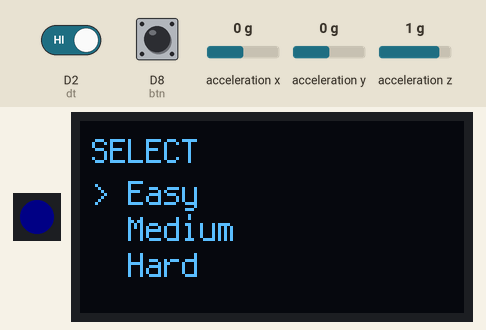
Recording of a program running on a simulated CircuitPython board. On the bench: 1 RGB LEDs in strip order, left to right, 128×64 one-colour display. The test bench sets the inputs (shaded band); at power-on: D8 (btn) HIGH, acceleration x 0 g, D2 (dt) HIGH, acceleration y 0 g, acceleration z 1 g. Dim RGB values are drawn brighter than linear; random numbers come from a fixed seed; what the program prints to the serial console is not drawn.

Above: at 1.2 s.
1.3 s: D8 (btn) pulled LOW for 0.15 s
At 2.5 s:
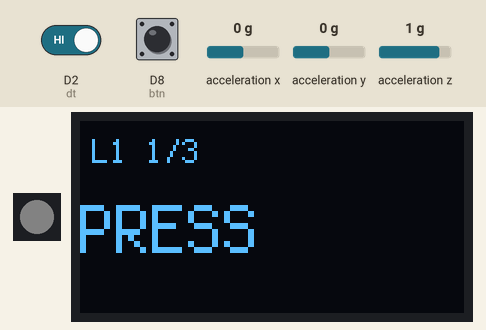
3.1 s: D8 (btn) pulled LOW for 1 s
At 4.9 s:
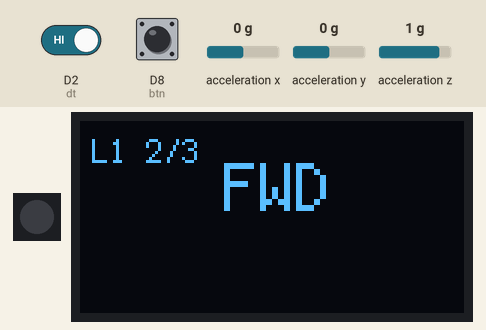
5.6 s: D8 (btn) pulled LOW for 3.2 s
At 9.3 s:
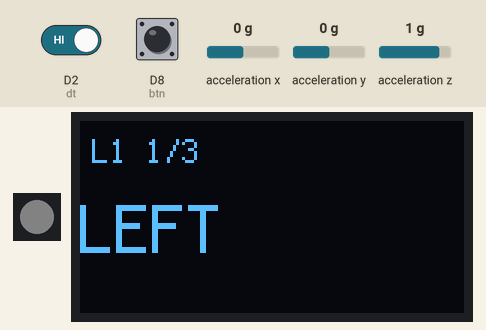
10.3 s: acceleration x set to -1.4 g
At 11.5 s:
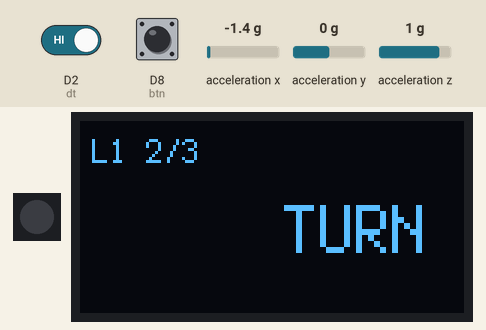
12.0 s: D2 (dt) driven LOW and D8 (btn) driven LOW
15.0 s: acceleration x set to 0.8 g
At 17.2 s:
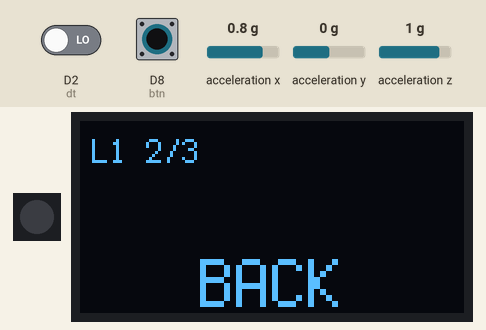
Timing chart, 0 to 28.2 s (numbered marks = the images above; inputs shaded):
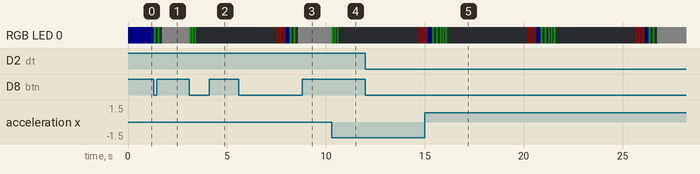

The program:

code.py
```python
# code.py

import time
from i2c_bus import get_i2c
from display_manager import DisplayManager
from inputs import InputManager
from lights import LightsManager
from game_logic import Game
import config

i2c = get_i2c()

# 必须先初始化 inputs（ADXL345），再 OLED
inputs = InputManager(i2c)

display = DisplayManager(i2c)

lights = LightsManager()

game = Game(display, inputs, lights)

while True:
    now = time.monotonic()
    game.update(now)
    time.sleep(config.MAIN_LOOP_DELAY)
```

i2c_bus.py
```python
import board
import busio

_i2c = None

def get_i2c():
    """Create or return a shared I2C bus instance."""
    global _i2c
    if _i2c is None:
        _i2c = busio.I2C(board.SCL, board.SDA)
    return _i2c
```

display_manager.py
```python
import displayio
import terminalio
from adafruit_display_text import label
import i2cdisplaybus
import adafruit_displayio_ssd1306
import config

class DisplayManager:

    def __init__(self, i2c):
        # Initialize OLED display
        displayio.release_displays()
        bus = i2cdisplaybus.I2CDisplayBus(i2c, device_address=0x3C)

        self.display = adafruit_displayio_ssd1306.SSD1306(
            bus, width=128, height=64
        )
        self.root = displayio.Group()
        self.display.root_group = self.root

    # ----------- MENU SCREEN -----------
    def show_menu(self, diffs, index):
        g = displayio.Group()
        self.display.root_group = g

        g.append(label.Label(terminalio.FONT, text="SELECT", x=4, y=10))
        for i, d in enumerate(diffs):
            prefix = ">" if i == index else " "
            g.append(label.Label(terminalio.FONT, text=f"{prefix} {d['name']}", x=4, y=24 + 12*i))

    # ----------- GAME STEP DISPLAY -----------
    def show_level(self, level, step, total, action, text):
        g = displayio.Group()
        self.display.root_group = g

        g.append(label.Label(terminalio.FONT, text=f"L{level} {step+1}/{total}", x=4, y=10))

        x, y = self._place(action)
        g.append(label.Label(terminalio.FONT, text=text, scale=2, x=x, y=y))

    def _place(self, action):
        # Position text depending on action type
        if action == config.ACTION_TILT_FORWARD:
            return 48, 22
        if action == config.ACTION_TILT_BACKWARD:
            return 40, 54
        if action in (config.ACTION_TILT_LEFT, config.ACTION_PRESS):
            return 0, 36
        if action in (config.ACTION_TILT_RIGHT, config.ACTION_ROTATE):
            return 68, 36
        return 40, 36

    # ----------- GAME OVER SCREEN -----------
    def show_game_over(self, level):
        g = displayio.Group()
        self.display.root_group = g
        g.append(label.Label(terminalio.FONT, text="GAME OVER", scale=2, x=4, y=28))
        g.append(label.Label(terminalio.FONT, text=f"LVL {level}", x=36, y=52))

    # ----------- WIN SCREEN -----------
    def show_win(self):
        g = displayio.Group()
        self.display.root_group = g
        g.append(label.Label(terminalio.FONT, text="YOU WIN!", scale=2, x=12, y=28))
        g.append(label.Label(terminalio.FONT, text="Press to menu", x=10, y=50))
```

inputs.py
```python
# inputs.py

import time
import digitalio
import adafruit_adxl34x
import config

class InputManager:

    def __init__(self, i2c):
        # ---- Encoder ----
        self.clk = digitalio.DigitalInOut(config.ENCODER_CLK_PIN)
        self.clk.direction = digitalio.Direction.INPUT
        self.clk.pull = digitalio.Pull.UP

        self.dt = digitalio.DigitalInOut(config.ENCODER_DT_PIN)
        self.dt.direction = digitalio.Direction.INPUT
        self.dt.pull = digitalio.Pull.UP

        self.last_clk = self.clk.value
        self.last_turn_time = 0

        # 旋转检测：需要检测到完整的脉冲才算一次旋转
        self.rotation_confirmed = False

        # ---- Button ----
        self.btn = digitalio.DigitalInOut(config.ENCODER_SW_PIN)
        self.btn.direction = digitalio.Direction.INPUT
        self.btn.pull = digitalio.Pull.UP
        self.last_btn_time = 0

        # ---- Accelerometer ----
        self.accel = adafruit_adxl34x.ADXL345(i2c)

    # ---- ROTATE (improved detection) ----
    def get_turn(self):
        """
        改进的旋转检测：
        1. 检测CLK信号的完整变化（从HIGH到LOW或从LOW到HIGH）
        2. 验证DT信号确认旋转方向
        3. 添加防抖动延迟
        """
        clk = self.clk.value
        dt = self.dt.value

        # 检测CLK下降沿（从HIGH到LOW的转变）
        if clk != self.last_clk:
            if not clk:  # CLK从HIGH变为LOW
                # 检查DT状态来确认这是真实的旋转
                # 无论顺时针还是逆时针，只要转动就返回ROTATE
                if time.monotonic() - self.last_turn_time > 0.15:  # 增加防抖时间
                    self.last_turn_time = time.monotonic()
                    self.last_clk = clk
                    return config.ACTION_ROTATE

            self.last_clk = clk

        return None

    # ---- PRESS ----
    def get_press(self):
        if not self.btn.value:
            if time.monotonic() - self.last_btn_time > config.BUTTON_DEBOUNCE_DELAY:
                self.last_btn_time = time.monotonic()
                return config.ACTION_PRESS
        return None

    # ---- TILT detection ----
    def get_tilt(self):
        x, y, z = self.accel.acceleration

        if x > config.ACCEL_THRESHOLD:
            return config.ACTION_TILT_RIGHT
        if x < -config.ACCEL_THRESHOLD:
            return config.ACTION_TILT_LEFT
        if y > config.ACCEL_THRESHOLD:
            return config.ACTION_TILT_FORWARD
        if y < -config.ACCEL_THRESHOLD:
            return config.ACTION_TILT_BACKWARD
        return None
```

lights.py
```python
# lights.py
"""
NeoPixel 灯光管理
- 使用 config.NEOPIXEL_PIN / NEOPIXEL_NUM_PIXELS
- 提供简单的状态灯和事件效果（成功/失败/开始/通关）
"""

import time
import board
import neopixel
import config


class LightsManager:
    def __init__(self, brightness=0.2):
        """
        brightness: 整体亮度，0~1
        3.3V 供电时建议不要太高，0.2 左右就够亮了
        """
        self.pixels = neopixel.NeoPixel(
            config.NEOPIXEL_PIN,
            config.NEOPIXEL_NUM_PIXELS,
            brightness=brightness,
            auto_write=False,
        )

        # 胜利动画状态
        self.win_mode = False
        self.win_colors = [
            (80, 0, 0),    # 红
            (80, 40, 0),   # 橙
            (80, 80, 0),   # 黄
            (0, 80, 0),    # 绿
            (0, 40, 80),   # 青
            (0, 0, 80),    # 蓝
            (50, 0, 80),   # 紫
        ]
        self.win_color_index = 0
        self.win_last_change = 0
        self.win_change_interval = 0.15  # 每0.15秒换一个颜色

        self.off()

    # -----------------------------
    # 工具函数
    # -----------------------------
    def _fill(self, color):
        """填充所有像素为同一颜色并刷新"""
        for i in range(config.NEOPIXEL_NUM_PIXELS):
            self.pixels[i] = color
        self.pixels.show()

    def off(self):
        """关灯"""
        self.win_mode = False
        self._fill((0, 0, 0))

    # -----------------------------
    # 状态类效果（持续状态）
    # -----------------------------
    def set_idle(self):
        """待机/菜单状态，比如蓝色常亮"""
        self.win_mode = False
        self._fill((0, 0, 40))

    def set_playing(self):
        """游戏进行中，比如白色微亮"""
        self.win_mode = False
        self._fill((30, 30, 30))

    def set_warning(self):
        """时间快到了之类，可以用黄色提示"""
        self.win_mode = False
        self._fill((40, 40, 0))

    # -----------------------------
    # 事件类效果（短暂闪烁）
    # 会阻塞几十毫秒，用于反馈事件
    # -----------------------------
    def _flash(self, color, times=3, on_time=0.1, off_time=0.05):
        """通用闪烁函数"""
        for _ in range(times):
            self._fill(color)
            time.sleep(on_time)
            self.off()
            time.sleep(off_time)

    def game_start(self):
        """游戏开始时提示（绿色闪几下）"""
        self._flash((0, 50, 0), times=2, on_time=0.1, off_time=0.1)

    def success(self):
        """动作正确/过关：绿色闪烁"""
        self._flash((0, 80, 0), times=3, on_time=0.08, off_time=0.05)

    def failure(self):
        """动作错误/超时：红色闪烁"""
        self.win_mode = False
        self._flash((80, 0, 0), times=3, on_time=0.1, off_time=0.05)

    def win(self):
        """开始持续的胜利彩灯效果"""
        self.win_mode = True
        self.win_color_index = 0
        self.win_last_change = time.monotonic()
        # 立即显示第一个颜色
        self._fill(self.win_colors[0])

    def update(self, now):
        """
        需要在主循环中调用此方法来更新胜利动画
        now: 当前时间（time.monotonic()）
        """
        if not self.win_mode:
            return

        # 检查是否需要切换颜色
        if now - self.win_last_change >= self.win_change_interval:
            self.win_color_index = (self.win_color_index + 1) % len(self.win_colors)
            self._fill(self.win_colors[self.win_color_index])
            self.win_last_change = now
```

game_logic.py
```python
import time
import random
import config


class Game:
    def __init__(self, display, inputs, lights):
        # Core managers
        self.display = display
        self.inputs = inputs
        self.lights = lights

        # Global game state
        self.state = config.STATE_MENU
        self.diff = config.DEFAULT_DIFFICULTY_INDEX

        # Level / sequence state
        self.level = 1
        self.sequence = []
        self.step = 0
        self.time_per_step = 5.0
        self.deadline = 0.0

        # 初始显示菜单
        self.display.show_menu(config.DIFFICULTIES, self.diff)
        self.lights.set_idle()

    # ============================
    # Top-level state update
    # ============================
    def update(self, now):
        # 更新灯光动画（用于胜利彩灯效果）
        self.lights.update(now)

        if self.state == config.STATE_MENU:
            self.update_menu(now)
        elif self.state == config.STATE_PLAYING:
            self.update_play(now)
        elif self.state == config.STATE_GAME_OVER:
            self.update_game_over(now)
        elif self.state == config.STATE_WIN:
            self.update_win(now)

    # ============================
    # MENU
    # ============================
    def update_menu(self, now):
        # 旋钮切换难度
        if self.inputs.get_turn():
            self.diff = (self.diff + 1) % len(config.DIFFICULTIES)
            self.display.show_menu(config.DIFFICULTIES, self.diff)

        # 按下开始游戏
        if self.inputs.get_press():
            self.start_game()

    def start_game(self):
        self.level = 1
        self.lights.game_start()
        self.next_level()

    # ============================
    # Level / sequence helpers
    # ============================
    def next_level(self):
        # 按当前难度 + 关卡生成序列
        self.sequence = self._build_sequence_for_level()
        self.time_per_step = self._time_for_level()
        self.step = 0
        self.deadline = time.monotonic() + self.time_per_step

        self.state = config.STATE_PLAYING
        self.lights.set_playing()
        self.show_step()

    def _build_sequence_for_level(self):
        """随机生成动作序列，避免连续重复同一个倾斜。"""
        # 从配置中获取当前关卡的序列长度
        lengths = config.DIFFICULTIES[self.diff]["sequence_lengths"]
        length = lengths[self.level - 1]  # level是1-based，列表是0-based

        seq = []
        last_tilt = None

        for _ in range(length):
            a = random.choice(config.ACTIONS)

            # 避免连续两个相同的倾斜动作
            while a in config.TILT_ACTIONS and a == last_tilt:
                a = random.choice(config.ACTIONS)

            seq.append(a)
            if a in config.TILT_ACTIONS:
                last_tilt = a

        return seq

    def _time_for_level(self):
        """
        同一难度下：
        - level 越高，每一步时间越短
        - 在 time_start 和 time_end 之间线性递减
        """
        d = config.DIFFICULTIES[self.diff]
        start = d["time_start"]
        end = d["time_end"]

        # 线性插值：从第1关到第10关，时间从start线性减少到end
        progress = (self.level - 1) / (config.LEVEL_COUNT - 1)  # 0到1之间
        t = start - (start - end) * progress

        return t

    def show_step(self):
        action = self.sequence[self.step]
        text = config.ACTION_LABELS[action]
        # step 为 0-based，DisplayManager 内部会显示 step+1
        self.display.show_level(
            self.level,
            self.step,
            len(self.sequence),
            action,
            text,
        )

    # ============================
    # PLAYING
    # ============================
    def update_play(self, now):
        # 超时：直接失败
        if now > self.deadline:
            remaining = now - self.deadline
            expected = self.sequence[self.step]
            print(f"⏰ TIMEOUT! Expected: {expected}, Overdue by: {remaining:.2f}s")
            self.fail()
            return

        expected = self.sequence[self.step]

        # 调试：显示剩余时间
        remaining_time = self.deadline - now
        if remaining_time < 1.0:  # 最后1秒显示倒计时
            print(f"⏱️ Time left: {remaining_time:.1f}s, Waiting for: {expected}")

        # ---------- 情况 1：本步需要「倾斜」 ----------
        if expected in config.TILT_ACTIONS:
            current_tilt = self.inputs.get_tilt()

            # 调试输出
            if current_tilt is not None:
                if current_tilt == expected:
                    print(f"✅ Correct tilt detected: {current_tilt}")
                else:
                    print(f"❌ Wrong tilt: got {current_tilt}, expected {expected}")

            if current_tilt == expected:
                # 到达正确方向 -> 立刻通过本步
                self._step_success()
            # 如果方向不对（或者 None），不立刻判错，只是继续等
            return

        # ---------- 情况 2：本步是「旋转」 ----------
        if expected == config.ACTION_ROTATE:
            turn = self.inputs.get_turn()
            if turn:
                print(f"✅ Rotate detected")
                self._step_success()
            # 倾斜 / 按压全部忽略（不会判错）
            return

        # ---------- 情况 3：本步是「按压」 ----------
        if expected == config.ACTION_PRESS:
            if self.inputs.get_press():
                print(f"✅ Press detected")
                self._step_success()
            # 倾斜 / 旋转全部忽略
            return

        # 如果走到这里，说明配置里有未知动作，暂时什么都不做，靠超时结束。

    def _step_success(self):
        """当前一步成功，推进到下一步或下一关。"""
        self.lights.success()
        self.step += 1

        # 本关结束 -> 下一关或通关
        if self.step >= len(self.sequence):
            print(f"🎉 Level {self.level} completed!")

            # 检查是否通关（完成第10关）
            if self.level >= config.LEVEL_COUNT:
                self.win()
            else:
                self.level += 1
                self.next_level()
        else:
            # 本关下一步
            self.deadline = time.monotonic() + self.time_per_step
            self.show_step()

    # ============================
    # WIN
    # ============================
    def win(self):
        """通关！"""
        self.state = config.STATE_WIN
        self.display.show_win()
        self.lights.win()
        print("🏆 YOU WIN! All levels completed!")

    def update_win(self, now):
        """通关画面，按键返回菜单"""
        if self.inputs.get_press():
            self.goto_menu()

    # ============================
    # GAME OVER
    # ============================
    def fail(self):
        self.state = config.STATE_GAME_OVER
        self.display.show_game_over(self.level)
        self.lights.failure()

    def update_game_over(self, now):
        # 按键返回菜单
        if self.inputs.get_press():
            self.goto_menu()

    # ============================
    # 返回菜单
    # ============================
    def goto_menu(self):
        self.state = config.STATE_MENU
        self.display.show_menu(config.DIFFICULTIES, self.diff)
        self.lights.set_idle()
```

config.py
```python
# config.py
import board

# ============================
# I2C Pins
# ============================
I2C_SCL = board.SCL
I2C_SDA = board.SDA

# ============================
# Encoder pins
# ============================
ENCODER_CLK_PIN = board.D3
ENCODER_DT_PIN  = board.D2
ENCODER_SW_PIN  = board.D8

# ============================
# NeoPixel
# ============================
NEOPIXEL_PIN = board.D7
NEOPIXEL_NUM_PIXELS = 1

# ============================
# Game Actions
# ============================
ACTION_ROTATE = "ROTATE"
ACTION_PRESS = "PRESS"

ACTION_TILT_LEFT = "TILT_LEFT"
ACTION_TILT_RIGHT = "TILT_RIGHT"
ACTION_TILT_FORWARD = "TILT_FWD"
ACTION_TILT_BACKWARD = "TILT_BACK"

ACTIONS = [
    ACTION_ROTATE,
    ACTION_PRESS,
    ACTION_TILT_LEFT,
    ACTION_TILT_RIGHT,
    ACTION_TILT_FORWARD,
    ACTION_TILT_BACKWARD,
]

ACTION_LABELS = {
    ACTION_ROTATE: "TURN",
    ACTION_PRESS:  "PRESS",
    ACTION_TILT_LEFT:  "LEFT",
    ACTION_TILT_RIGHT: "RIGHT",
    ACTION_TILT_FORWARD: "FWD",
    ACTION_TILT_BACKWARD: "BACK",
}

# 用来识别 tilt 类动作
TILT_ACTIONS = {
    ACTION_TILT_LEFT,
    ACTION_TILT_RIGHT,
    ACTION_TILT_FORWARD,
    ACTION_TILT_BACKWARD,
}

# ============================
# Difficulty & Levels
# ============================
DIFFICULTIES = [
    {
        "name": "Easy",
        "time_start": 4.0,      # 第1关：4秒
        "time_end": 3.0,        # 第10关：3秒
        "sequence_lengths": [3, 3, 4, 4, 4, 5, 5, 5, 6, 6]  # 每关的步数
    },
    {
        "name": "Medium",
        "time_start": 3.5,      # 第1关：3.5秒
        "time_end": 2.5,        # 第10关：2.5秒
        "sequence_lengths": [4, 4, 5, 5, 5, 6, 6, 6, 7, 7]
    },
    {
        "name": "Hard",
        "time_start": 3.0,      # 第1关：3秒
        "time_end": 2.0,        # 第10关：2秒
        "sequence_lengths": [5, 5, 6, 6, 6, 7, 7, 7, 8, 8]
    },
]

DEFAULT_DIFFICULTY_INDEX = 0
LEVEL_COUNT = 10

# ============================
# System settings
# ============================
BUTTON_DEBOUNCE_DELAY = 0.2
ACCEL_CALIBRATION_SAMPLES = 50
ACCEL_THRESHOLD = 3.5  # 降低阈值,约20度倾斜即可触发 (原来是6.0)
TILT_DELTA_THRESHOLD = 2.0

MAIN_LOOP_DELAY = 0.01

# ============================
# Game States
# ============================
STATE_MENU = "MENU"
STATE_PLAYING = "PLAYING"
STATE_GAME_OVER = "GAME_OVER"
STATE_WIN = "WIN"
```

Measured:
- after the input at 1.3 s, RGB LED 0: RGB(0, 0, 8) → RGB(0, 10, 0) at once, → off 0.10 s later, → RGB(0, 10, 0) 0.10 s later, → off 0.10 s later, … (5 changes in this stretch)
- after the input at 3.1 s, RGB LED 0: alternates RGB(0, 16, 0) for 0.08 s and off for 0.05 s, 6 changes in all, then stays off, starting at once
- after the input at 10.3 s, RGB LED 0: alternates RGB(0, 16, 0) for 0.08 s and off for 0.05 s, 6 changes in all, then stays off, starting at once
